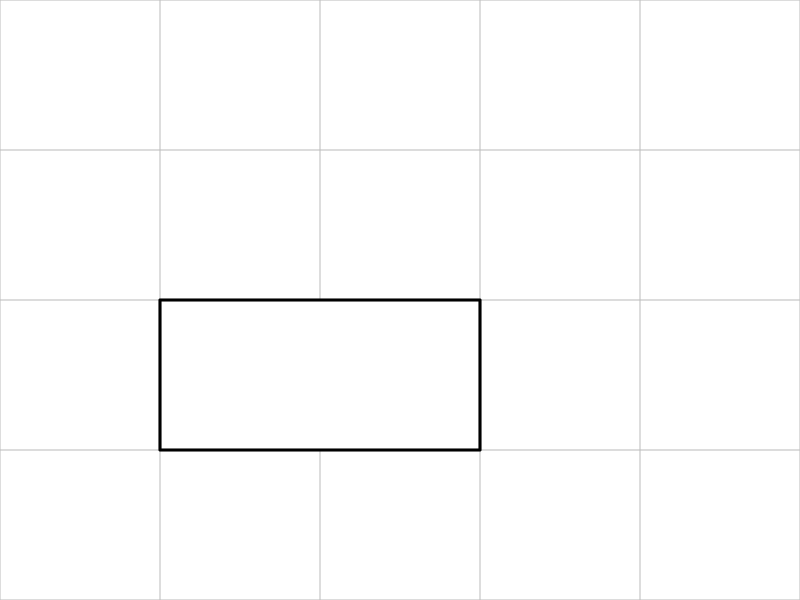
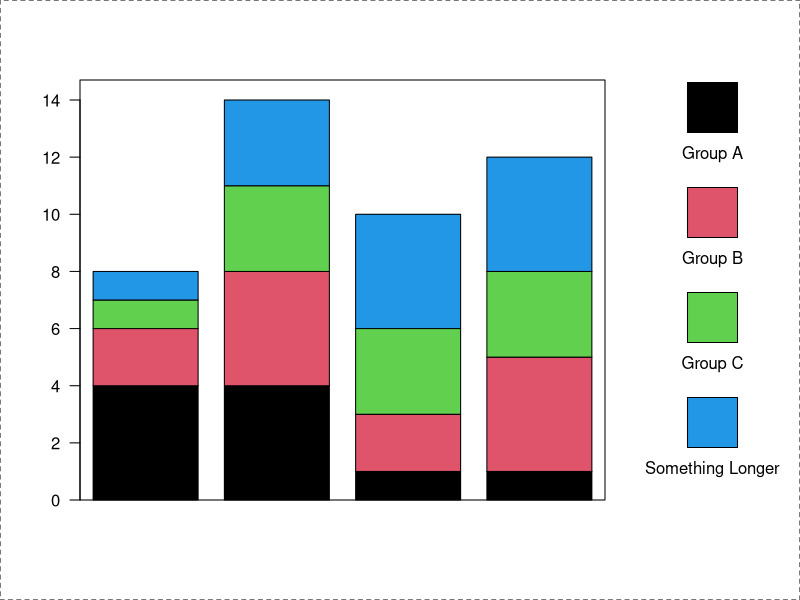
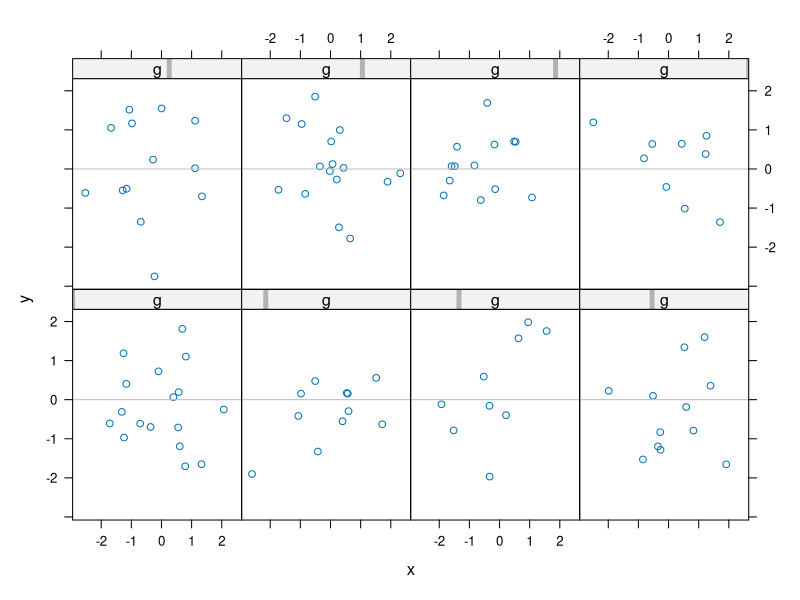
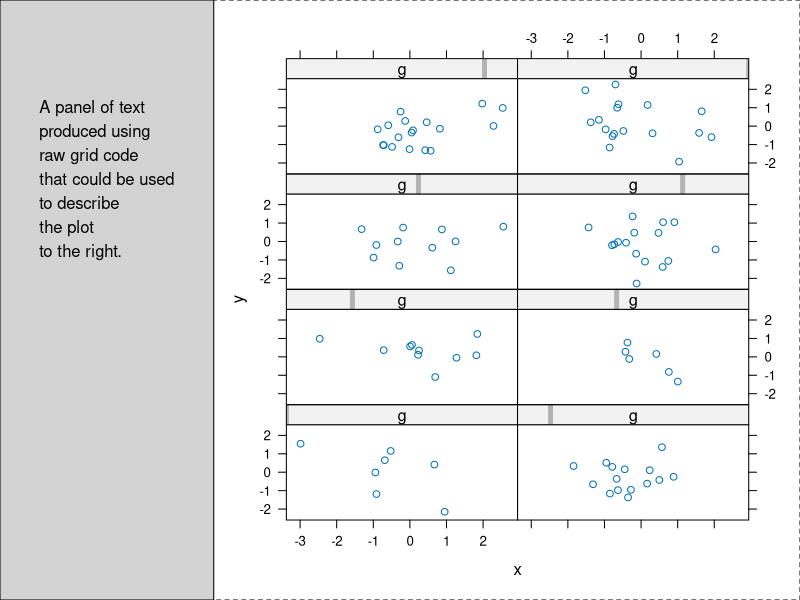

These charts were generated, in order, by the following R code:
### R code from vignette source 'grid.Rnw'

###################################################
### code chunk number 1: grid.Rnw:32-38
###################################################
library(grDevices)
library(graphics) # for par
library(stats) # for rnorm
library(grid)
ps.options(pointsize = 12)
options(width = 60)


###################################################
### code chunk number 2: grid.Rnw:80-81 (eval = FALSE)
###################################################
## viewport(x = 0.5, y = 0.5, width = 0.5, height = 0.25, angle=45)


###################################################
### code chunk number 3: viewport
###################################################
grid.show.viewport(viewport(x = 0.5, y = 0.5, width = 0.5, height = 0.25,
                            angle = 45))


###################################################
### code chunk number 4: pushviewports
###################################################
grid.rect(gp = gpar(lty = "dashed"))
vp1 <- viewport(x = 0, y = 0.5, w = 0.5, h = 0.5,
                just = c("left", "bottom"), name = "vp1")
vp2 <- viewport(x = 0.5, y = 0, w = 0.5, h = 0.5,
                just = c("left", "bottom"))
pushViewport(vp1)
grid.rect(gp = gpar(col = "grey"))
grid.text("Some drawing in graphics region 1", y = 0.8)
upViewport()
pushViewport(vp2)
grid.rect(gp = gpar(col = "grey"))
grid.text("Some drawing in graphics region 2", y = 0.8)
upViewport()
downViewport("vp1")
grid.text("MORE drawing in graphics region 1", y = 0.2)
popViewport()


###################################################
### code chunk number 5: vpstack
###################################################
grid.rect(gp = gpar(lty = "dashed"))
vp <- viewport(width = 0.5, height = 0.5)
pushViewport(vp)
grid.rect(gp = gpar(col = "grey"))
grid.text("quarter of the page", y = 0.85)
pushViewport(vp)
grid.rect()
grid.text("quarter of the\nprevious viewport")
popViewport(2)


###################################################
### code chunk number 6: units
###################################################
unit(1, "npc")
unit(1:3/4, "npc")
unit(1:3/4, "npc")[2]
unit(1:3/4, "npc") + unit(1, "inches")
min(unit(0.5, "npc"), unit(1, "inches"))
unit.c(unit(0.5, "npc"), unit(2, "inches") + unit(1:3/4, "npc"),
       unit(1, "strwidth", "hi there"))


###################################################
### code chunk number 7: vpcoords
###################################################
pushViewport(viewport(y = unit(3, "lines"), width = 0.9, height = 0.8,
                      just = "bottom", xscale = c(0, 100)))
grid.rect(gp = gpar(col = "grey"))
grid.xaxis()
pushViewport(viewport(x = unit(60, "native"), y = unit(0.5, "npc"),
                      width = unit(1, "strwidth", "coordinates for everyone"),
                      height = unit(3, "inches")))
grid.rect()
grid.text("coordinates for everyone")
popViewport(2)


###################################################
### code chunk number 8: vplayout
###################################################
pushViewport(viewport(layout = grid.layout(4, 5)))
grid.rect(gp = gpar(col = "grey"))
grid.segments(c(1:4/5, rep(0, 3)), c(rep(0, 4), 1:3/4),
              c(1:4/5, rep(1, 3)), c(rep(1, 4), 1:3/4),
              gp = gpar(col = "grey"))
pushViewport(viewport(layout.pos.col = 2:3, layout.pos.row = 3))
grid.rect(gp = gpar(lwd = 3))
popViewport(2)


###################################################
### code chunk number 9: layoutcomplex
###################################################
grid.show.layout(grid.layout(4, 4, widths = unit(c(3, 1, 1, 1),
                             c("lines", "null", "null", "cm")),
                             heights = c(1, 1, 2, 3),
                             c("cm", "null", "null", "lines")))


###################################################
### code chunk number 10: gpar
###################################################
pushViewport(viewport(gp = gpar(fill = "grey", fontface = "italic")))
grid.rect()
grid.rect(width = 0.8, height = 0.6, gp = gpar(fill = "white"))
grid.text(paste("This text and the inner rectangle",
                "have specified their own gpar settings", sep = "\n"),
          y = 0.75, gp = gpar(fontface = "plain"))
grid.text(paste("This text and the outer rectangle",
                "accept the gpar settings of the viewport", sep = "\n"),
          y = 0.25)
popViewport()


###################################################
### code chunk number 11: simpleplot
###################################################
grid.rect(gp = gpar(lty = "dashed"))
x <- y <- 1:10
pushViewport(plotViewport(c(5.1, 4.1, 4.1, 2.1)))
pushViewport(dataViewport(x, y))
grid.rect()
grid.xaxis()
grid.yaxis()
grid.points(x, y)
grid.text("1:10", x = unit(-3, "lines"), rot = 90)
popViewport(2)


###################################################
### code chunk number 12: bpdata
###################################################
barData <- matrix(sample(1:4, 16, replace = TRUE), ncol = 4)


###################################################
### code chunk number 13: barconstraint
###################################################
boxColours <- 1:4


###################################################
### code chunk number 14: bpfun
###################################################
bp <- function(barData) {
    nbars <- dim(barData)[2]
    nmeasures <- dim(barData)[1]
    barTotals <- rbind(rep(0, nbars), apply(barData, 2, cumsum))
    barYscale <- c(0, max(barTotals)*1.05)
    pushViewport(plotViewport(c(5, 4, 4, 1),
                              yscale = barYscale,
                              layout = grid.layout(1, nbars)))
    grid.rect()
    grid.yaxis()
    for (i in 1:nbars) {
        pushViewport(viewport(layout.pos.col = i, yscale = barYscale))
        grid.rect(x = rep(0.5, nmeasures),
                  y = unit(barTotals[1:nmeasures, i], "native"),
                  height = unit(diff(barTotals[,i]), "native"),
                  width = 0.8, just = "bottom", gp = gpar(fill = boxColours))
        popViewport()
    }
    popViewport()
}


###################################################
### code chunk number 15: legendlabels
###################################################
legLabels <- c("Group A", "Group B", "Group C", "Something Longer")
boxSize <- unit(0.5, "inches")


###################################################
### code chunk number 16: legfun
###################################################
leg <- function(legLabels) {
    nlabels <- length(legLabels)
    pushViewport(viewport(layout = grid.layout(nlabels, 1)))
    for (i in 1:nlabels) {
        pushViewport(viewport(layout.pos.row = i))
        grid.rect(width = boxSize, height = boxSize, just = "bottom",
                  gp = gpar(fill = boxColours[i]))
        grid.text(legLabels[i], y = unit(0.5, "npc") - unit(1, "lines"))
        popViewport()
    }
    popViewport()
}


###################################################
### code chunk number 17: barplot
###################################################
grid.rect(gp = gpar(lty = "dashed"))
legend.width <- max(unit(rep(1, length(legLabels)),
                         "strwidth", as.list(legLabels)) +
                    unit(2, "lines"),
                    unit(0.5, "inches") + unit(2, "lines"))
pushViewport(viewport(layout = grid.layout(1, 2,
                      widths = unit.c(unit(1,"null"), legend.width))))
pushViewport(viewport(layout.pos.col = 1))
bp(barData)
popViewport()
pushViewport(viewport(layout.pos.col = 2))
pushViewport(plotViewport(c(5, 0, 4, 0)))
leg(legLabels)
popViewport(3)


###################################################
### code chunk number 18: grid.Rnw:654-655
###################################################
library(lattice)


###################################################
### code chunk number 19: trellisdata (eval = FALSE)
###################################################
## x <- rnorm(100)
## y <- rnorm(100)
## g <- sample(1:8, 100, replace = TRUE)


###################################################
### code chunk number 20: trellispanelplot (eval = FALSE)
###################################################
## xyplot(y ~ x | g, panel = function(x, y) {
##     panel.xyplot(x, y);
##     grid.lines(unit(c(0, 1), "npc"), unit(0, "native"),
##                gp = gpar(col = "grey"))
## })


###################################################
### code chunk number 21: trellispanel
###################################################
x <- rnorm(100)
y <- rnorm(100)
g <- sample(1:8, 100, replace = TRUE)
xyplot(y ~ x | g, panel = function(x, y) {
    panel.xyplot(x, y);
    grid.lines(unit(c(0, 1), "npc"), unit(0, "native"),
               gp = gpar(col = "grey"))
})


###################################################
### code chunk number 22: trellisstripplot (eval = FALSE)
###################################################
## xyplot(y ~ x | g, strip = function(which.given, which.panel, ...) {
##     grid.text(paste("Variable ", which.given, ": Level ",
##                     which.panel[which.given], sep = ""),
##               unit(1, "mm"), .5, just = "left")
## })


###################################################
### code chunk number 23: trellisstrip
###################################################
x <- rnorm(100)
y <- rnorm(100)
g <- sample(1:8, 100, replace = TRUE)
xyplot(y ~ x | g, strip = function(which.given, which.panel, ...) {
    grid.text(paste("Variable ", which.given, ": Level ",
                    which.panel[which.given], sep = ""),
              unit(1, "mm"), .5, just = "left")
})


###################################################
### code chunk number 24: trellisgridplot (eval = FALSE)
###################################################
## someText <- paste("A panel of text", "produced using", "raw grid code",
##                   "that could be used", "to describe",
##                   "the plot", "to the right.", sep = "\n")
## latticePlot <- xyplot(y ~ x | g, layout = c(2, 4))
## grid.rect(gp = gpar(lty = "dashed"))
## pushViewport(viewport(layout = grid.layout(1, 2,
##                       widths = unit.c(unit(1, "strwidth", someText) +
##                       unit(2, "cm"),
##                       unit(1, "null")))))
## pushViewport(viewport(layout.pos.col = 1))
## grid.rect(gp = gpar(fill = "light grey"))
## grid.text(someText,
##           x = unit(1, "cm"), y = unit(1, "npc") - unit(1, "inches"),
##           just = c("left", "top"))
## popViewport()
## pushViewport(viewport(layout.pos.col = 2))
## print(latticePlot, newpage = FALSE)
## popViewport(2)


###################################################
### code chunk number 25: trellisgrid
###################################################
x <- rnorm(100)
y <- rnorm(100)
g <- sample(1:8, 100, replace = TRUE)
someText <- paste("A panel of text", "produced using", "raw grid code",
                  "that could be used", "to describe",
                  "the plot", "to the right.", sep = "\n")
latticePlot <- xyplot(y ~ x | g, layout = c(2, 4))
grid.rect(gp = gpar(lty = "dashed"))
pushViewport(viewport(layout = grid.layout(1, 2,
                      widths = unit.c(unit(1, "strwidth", someText) +
                      unit(2, "cm"),
                      unit(1, "null")))))
pushViewport(viewport(layout.pos.col = 1))
grid.rect(gp = gpar(fill = "light grey"))
grid.text(someText,
          x = unit(1, "cm"), y = unit(1, "npc") - unit(1, "inches"),
          just = c("left", "top"))
popViewport()
pushViewport(viewport(layout.pos.col = 2))
print(latticePlot, newpage = FALSE)
popViewport(2)


